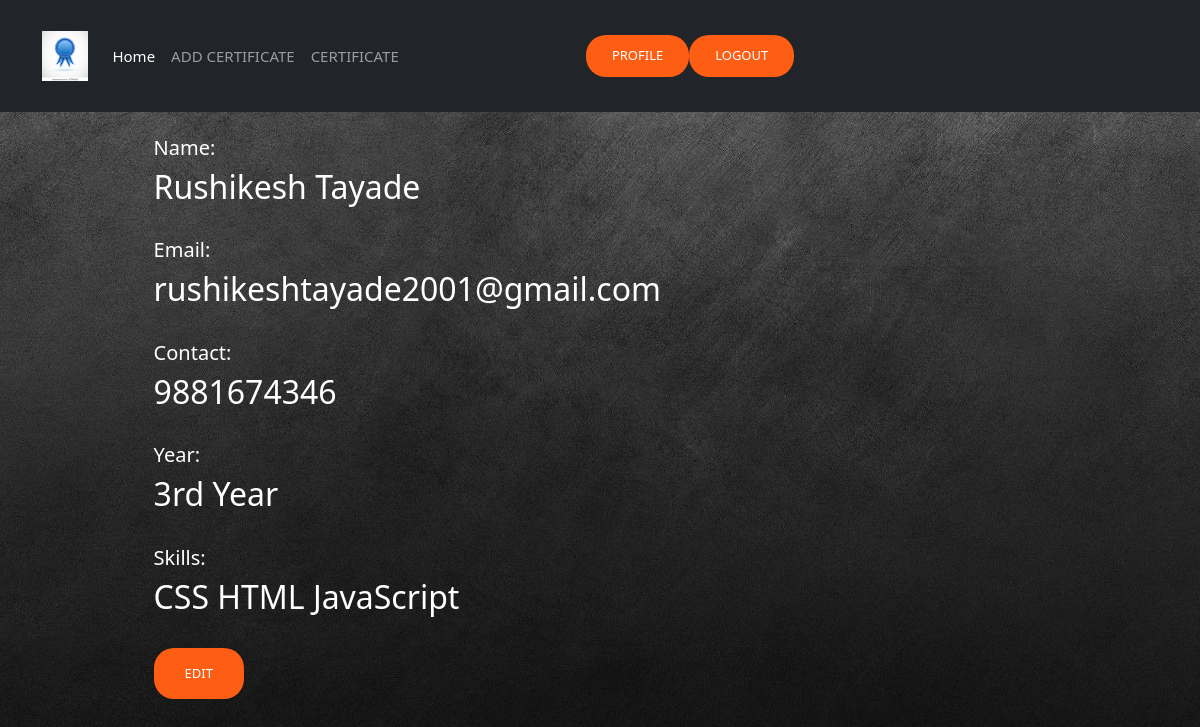
/profile/ (signed in), run on the app's committed database.
### users/models.py (models this page shows, shortened)
class profile(models.Model):
    user = models.OneToOneField(
        User, on_delete=models.CASCADE, null=True, blank=True)
    f_name = models.CharField(max_length=200)
    l_name = models.CharField(max_length=200)
    email = models.EmailField()
    phone = models.IntegerField()
    year = models.CharField(max_length=100)
    skills = models.TextField()

### users/views.py (the view)
# urls.py: path('profile/', profile_view, name="profile"),
@login_required()
def profile_view(request):
    try:
        obj = profile.objects.get(user=request.user)
    except profile.DoesNotExist:
        return redirect('profile_edit')
    context = {
        'f_name': obj.f_name,
        'l_name': obj.l_name,
        'id': obj.id,
        'email': obj.email,
        'phone': obj.phone,
        'year': obj.year,
        'skills': obj.skills
    }
    return render(request, 'profile.html', context)

### users/utils.py (called while the page is built)
def h_encode(id):
    return hashids.encode(id)

    def to_url(self, value):
        return h_encode(value)

### users/templates/profile.html (shortened to what this page needs)
{% extends 'base.html' %}
{% block content %}
    <div class="container">
    <div style="  padding: 0% 0% 0% 10%;"><br>
    <h5 style="color: white; ">Name:</h5>
    <h2>{{ f_name }} {{ l_name }} </h2><br>
    <h5 style="color: white;">Email:</h5>
    <h2>{{ email }}</h2><br>
    <h5 style="color: white;">Contact:</h5>
    <h2>{{ phone }}</h2><br>
    <h5 style="color: white;">Year:</h5>
    <h2>{{ year }}</h2><br>
    <h5 style="color: white;">Skills:</h5>
    <h2>{{ skills }}</h2><br>
    <a class="btn" style="color: white; background-color: #fd5e14;" id="body-link-row" href="{% url 'profile_update' id %}">Edit</a>
    </div>
    </div>
{% endblock %}

### users/static/users/css/main.css (style rules this page uses)
#bg { background-repeat: no-repeat; background-size: cover; background-attachment: fixed; background-image: url("bg.jpg"); }
#body-link-row { position: relative; border-radius: 20px; display: inline-block; padding: 15px 30px; text-transform: uppercase; text-decoration: none; font-size: 13px; overflow: hidden; transition: 0.2s; }
body { margin: 0; color: #6a6f8c; background-image: url("bg.jpg"); font: 600 16px/18px "Open Sans", sans-serif; }
a { color: inherit; text-decoration: none; }
body { font: 100% / 1.414 "Open Sans", "Roboto", arial, sans-serif; background: #e9e9e9; }
a, [type="submit"] { transition: all 0.25s ease-in; }
h1, h2 { font-weight: 300; color: rgba(255, 255, 255, 1); }

### data on the page
profile: f_name "Rushikesh", l_name "Tayade", email "rushikeshtayade2001@gmail.com", year "3rd Year", skills "CSS HTML JavaScript"

### other printed values
{{ phone }} "9881674346"
